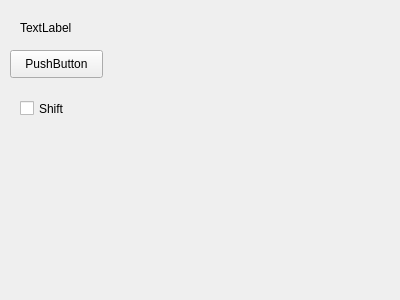
<?xml version="1.0" encoding="UTF-8"?>
<ui version="4.0">
 <class>Overlay</class>
 <widget class="QWidget" name="Overlay">
  <property name="windowModality">
   <enum>Qt::NonModal</enum>
  </property>
  <property name="geometry">
   <rect>
    <x>0</x>
    <y>0</y>
    <width>400</width>
    <height>300</height>
   </rect>
  </property>
  <property name="windowTitle">
   <string>Form</string>
  </property>
  <widget class="QPushButton" name="pushButton">
   <property name="geometry">
    <rect>
     <x>10</x>
     <y>50</y>
     <width>93</width>
     <height>28</height>
    </rect>
   </property>
   <property name="text">
    <string>PushButton</string>
   </property>
  </widget>
  <widget class="QLabel" name="label">
   <property name="geometry">
    <rect>
     <x>20</x>
     <y>20</y>
     <width>55</width>
     <height>16</height>
    </rect>
   </property>
   <property name="text">
    <string>TextLabel</string>
   </property>
  </widget>
  <widget class="QCheckBox" name="checkBox">
   <property name="geometry">
    <rect>
     <x>20</x>
     <y>100</y>
     <width>70</width>
     <height>17</height>
    </rect>
   </property>
   <property name="text">
    <string>Shift</string>
   </property>
  </widget>
 </widget>
 <resources/>
 <connections/>
</ui>
